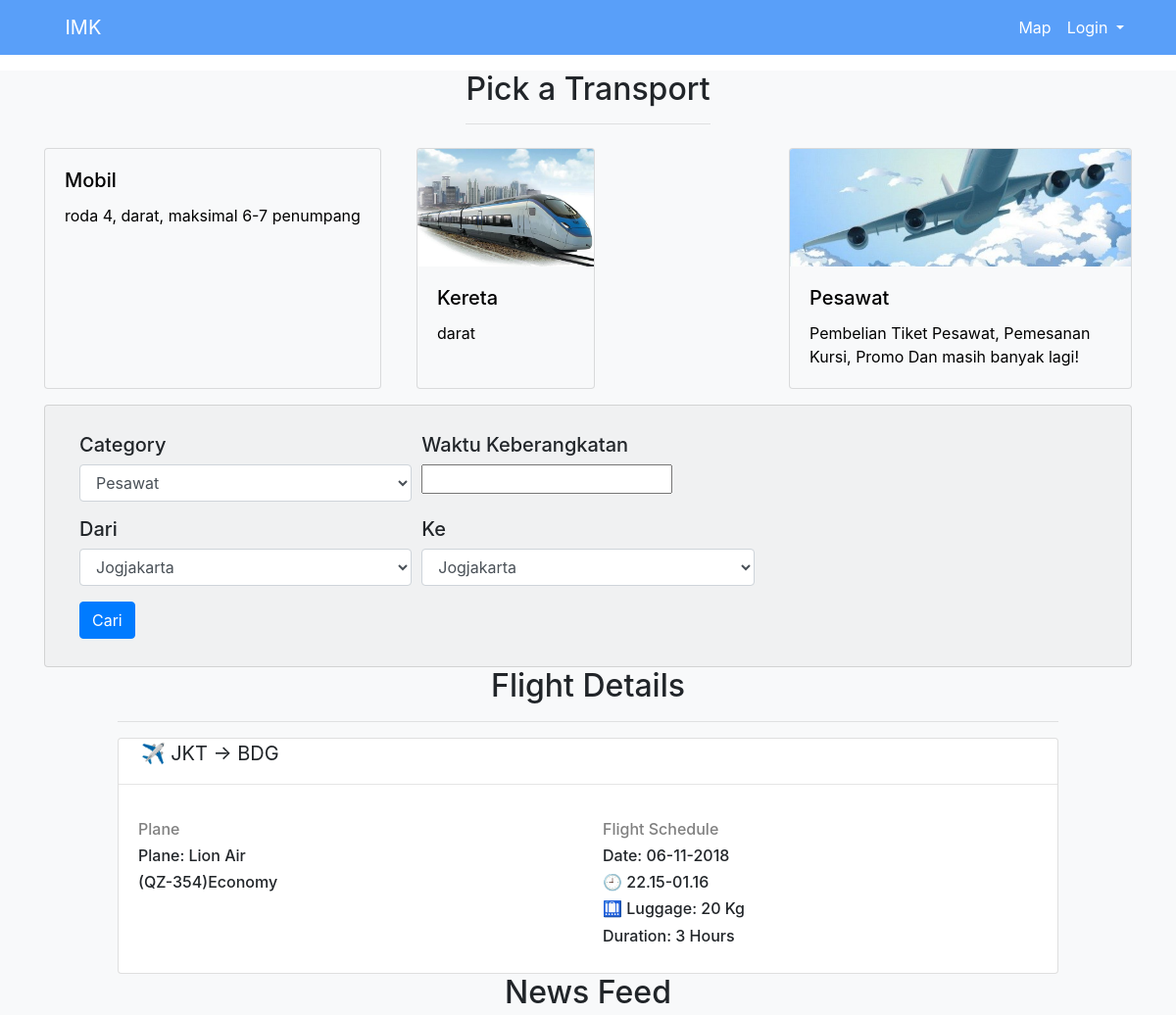
The app's page / (upper part), older data.
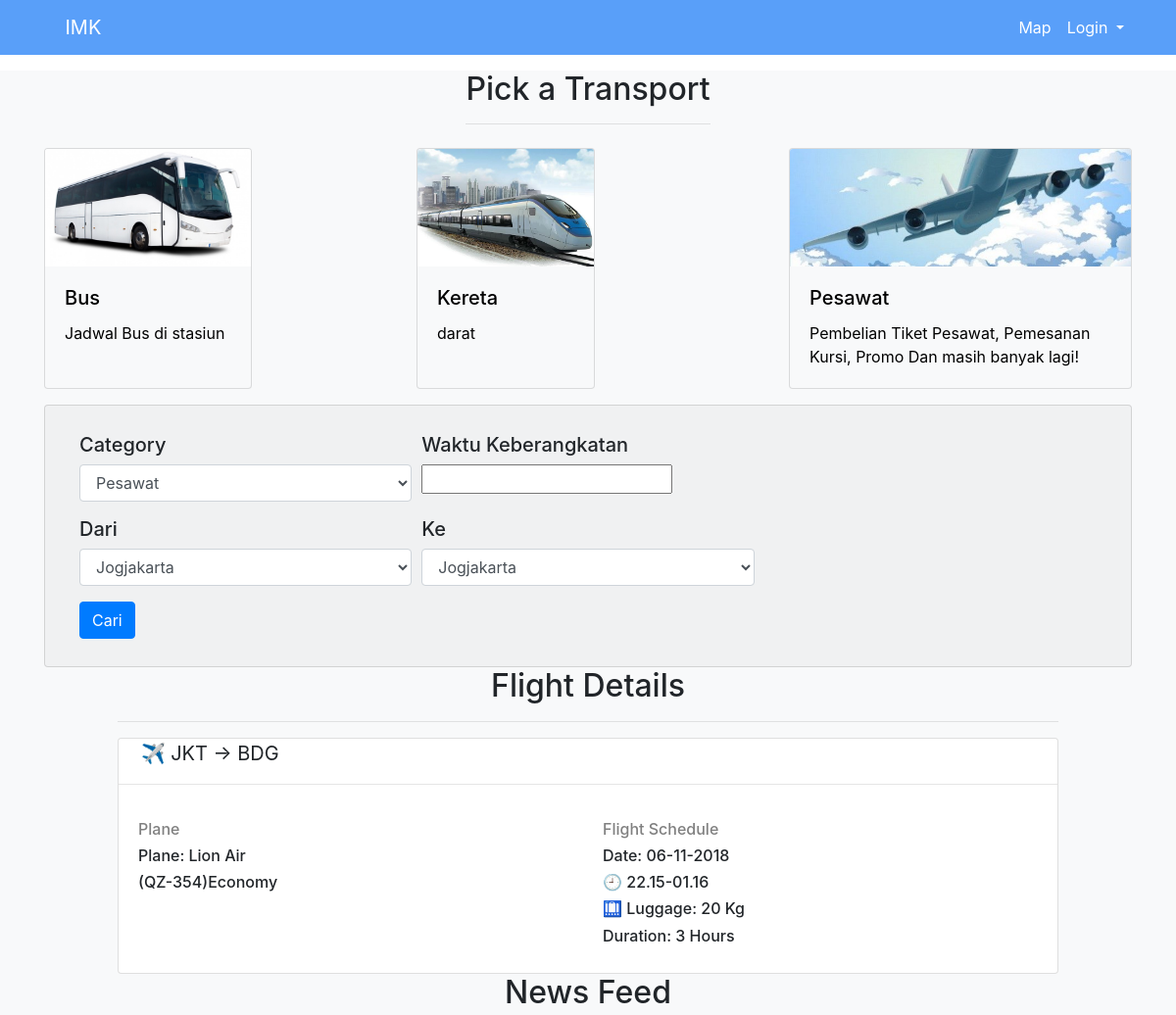
The same page, newer data.
### MainApp/models.py (models this page shows, shortened)
class Category(models.Model):
    name                    = models.CharField(max_length=16)
    image                   = models.CharField(max_length=64, null=True)
    descriptions            = models.TextField()

### MainApp/views.py (the view)
# urls.py: url(r"^$", views.home, name="index"),
def home(request):
    all_categories          = Category.objects.all()
    all_cities              = City.objects.all()
    categories_dictionary   = {
        'all_categories' : all_categories,
        'all_cities'     : all_cities
    }
    return render(request, "MainApp/home.html",categories_dictionary)

### MainApp/templates/MainApp/home.html (shortened to what this page needs)
{% extends "MainApp/header.html" %}
{% block content %}
	<section class="container-fluid mt-3" id="about">
      <div class="container">
        <div class="row">
          <div class="col-rg-4 mx-auto text-center">
            <h2 class="section-heading">Pick a Transport</h2>
            	<hr class="light my-8">
          </div>
        </div>
      </div>
    </section>
	<div class="row">
		{% load staticfiles %}
		{% for category in all_categories %}
		<div class="col-4 d-flex align-items-stretch" align="center">
			<div class="custom-card d-flex align-items-stretch" style="width: 32rem;" align="left">
				<a href="/schedule_list/{{category.id}}" class="card card-link bg-light mb-3 ">
				    {% if category.name == "Bus" %}
				    <img class="card-img-top" src="{% static 'MainApp/img/bus0.jpg' %}" alt="Card image cap">
				    {% elif category.name == "Pesawat" %}
				    <img class="card-img-top" src="{% static 'MainApp/img/pesawat0.jpg' %}" alt="Card image cap">
				    {% elif category.name == "Kereta" %}
				    <img class="card-img-top" src="{% static 'MainApp/img/kereta_ilustrasi.jpg' %}" alt="Card image cap">
				    {% endif %}
				    <div class="card-body" style=" color: black;">
					    <h5 class="card-title">{{category.name}}</h5>
					    <p class="card-text">{{category.descriptions}}</p>
				    </div>
				</a>
			</div>
		</div>
		{% endfor %}
	</div>
	<div class="card card-header" style="width: 100%">
		<div class="container">
			<form class="mt-3 mb-3" action="#" method="GET">
				<div class="form-row">
					<div class="form-group col-4">
				      <h5 for="inputCategory">Category</h5>
				      <select id="inputCategory" class="form-control">
				      	{% for category in all_categories %}
				        	<option selected>{{category.name}}</option>
				        {% endfor %}
				      </select>
				    </div>
				    <div class="form-group col-4">
				    	<h5>Waktu Keberangkatan</h5>
				    	<input id="datepicker" name="date"/>
				    </div>
				</div>
				<div class="form-row">
					<div class="form-group col-4">
				      <h5 for="inputFrom">Dari</h5>
				      <select id="inputFrom" class="form-control">
				      	{% for city in all_cities %}
				        	<option selected>{{city.name}}</option>
				        {% endfor %}
				      </select>
				    </div>
				    <div class="form-group col-4">
				      <h5 for="inputTo">Ke</h5>
				      <select id="inputTo" class="form-control">
				        {% for city in all_cities %}
				        	<option selected>{{city.name}}</option>
				        {% endfor %}
				      </select>
				    </div>
			    </div>
			    <button type="submit" class="btn btn-primary">Cari</button>
			</form>
		</div>
	</div>
{% endblock %}

### MainApp/templates/MainApp/header.html (shortened to what this page needs)
<!DOCTYPE html>
<html>
<head>
	<link rel="stylesheet" href="https://stackpath.bootstrapcdn.com/bootstrap/4.1.3/css/bootstrap.min.css">
	<link rel="stylesheet" href="https://cdnjs.cloudflare.com/ajax/libs/font-awesome/4.7.0/css/font-awesome.min.css">
	<link rel='stylesheet' href='https://use.fontawesome.com/releases/v5.4.2/css/all.css'>
    <link href="https://cdn.jsdelivr.net/npm/gijgo@1.9.10/css/gijgo.min.css" rel="stylesheet" type="text/css" />
</head>
<body>
	<div class="header">
		<nav class="navbar navbar-expand-lg navbar-light" style="background-color: #599ff9;">
		    <div class="container">
			    <a class="navbar-brand text-white" href="/">IMK</a>
			    <div class="" id="navbarNavDropdown">
			        <ul class="navbar-nav">
				        <li class="nav-item">
				        	<a class="nav-link text-white" href="/map/">Map</a>
				        </li>
				        <li class="nav-item dropdown">
					        <a class="nav-link dropdown-toggle text-white" href="#" id="navbarDropdownMenuLink"  role="button" data-toggle="dropdown" aria-haspopup="true" aria-expanded="false">
					          Login
					        </a>
				        </li>
			        </ul>
			    </div>
			</div>
		</nav>
	</div>
	<div style="min-height:200%" class="bg-light">
	    <div class="container">
	    	{% block content %}
	    	{% endblock %}
		</div>
		<section class="container-fluid" id="fdetail">
	    <div class="row">
	    <div class="mx-auto"  style="width: 80%;">
		<h2 class="section-heading" style="text-align: center;">Flight Details</h2>
	    <hr class="light my-8">
	    	<div class="card">
			  <div style="font-size: 20px;">
			  &nbsp &nbsp &#9992; JKT &#8594; BDG
			  <hr class="light my-8">
			  </div>
			  <div class="card-body" >
			  	<div class="row">
			  	<div class="col-md-6">
			  	<h6 style="color:#808080;"> Plane </h6>
			    <h6>Plane: Lion Air</h6>
			    <h6>(QZ-354)Economy</h6>
			  	</div>
			  	<div class="col-md-6">
			  	<h6 style="color:#808080;"> Flight Schedule </h6>
			    <h6>Date: 06-11-2018</h6>
			    <h6>🕘 22.15-01.16</h6>
			    <h6>🛄 Luggage: 20 Kg</h6>
			    <h6>Duration: 3 Hours</h6>
			  	</div>
			  	</div>
			  </div>
		</div>
		</div>
		</div>
		</section>
		<section class="container-fluid" id="fdetail">
	    <div class="row">
	    <div class="mx-auto" style="width: 80%;">
		<h2 class="section-heading" style="text-align: center;">News Feed</h2>
		</div>
		</div>
		</section>
	</div>
</body>
</html>

### MainApp/templates/MainApp/header.html (style rules this page uses)
html, body { font: arial; text-decoration: none; margin:0; padding:0; height:100%; }
a { color: black; }
.header { text-decoration-style: none; }
.card-img-top { width: 100%; height: 10vw; object-fit: cover; }
.navbar-brand { margin: auto; width: 85%; }

Row changes from the older to the newer data that the page shows:
removed Category: name "Mobil", descriptions "roda 4, darat, maksimal 6-7 penumpang"
added Category: name "Bus", descriptions "Jadwal Bus di stasiun"
